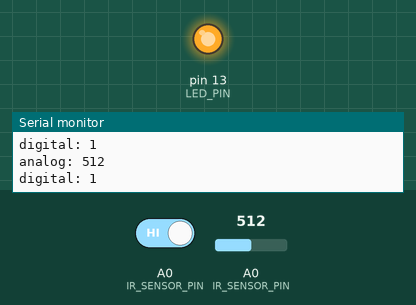
The sketch below on a simulated Arduino Uno, built with avr-gcc and run on an emulated ATmega328P. Shown: output pins drawn as LEDs (lit = HIGH), the last lines printed to the serial monitor. The inputs (shaded band) are chosen by the test bench; at power-on: A0 (IR_SENSOR_PIN) = 512, A0 (IR_SENSOR_PIN) HIGH.

Above: at 1.8 s.
1.9 s: A0 (IR_SENSOR_PIN) set to 589
3.4 s: A0 (IR_SENSOR_PIN) set to 610
At 4.3 s:
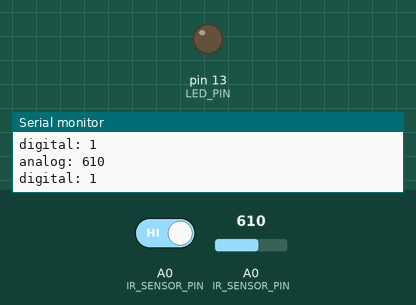
5.5 s: A0 (IR_SENSOR_PIN) set to 590
At 7.1 s:
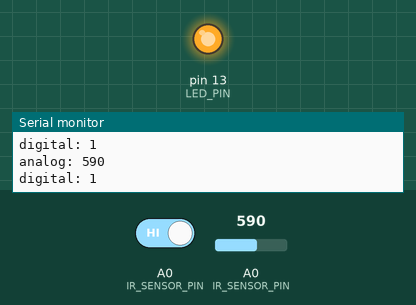
7.5 s: A0 (IR_SENSOR_PIN) set to 716
At 8.7 s:
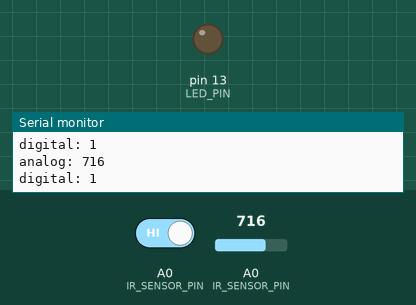
Timing chart, 0 to 10.5 s (numbered marks = the images above; inputs shaded):
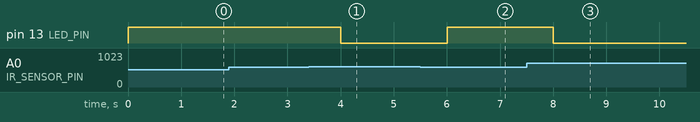

The sketch:

main.ino
```cpp
#define IR_SENSOR_PIN A0
#define LED_PIN 13

bool led_state = false;
int analogValue = 0;  // 0-1024
bool digitalValue = false;

//int threshold = 512;//a
int threshold = 600;//b

void setup() {

    // start serial connection
    Serial.begin(57600); // must match ino.ini

    pinMode(LED_PIN, OUTPUT);
    digitalWrite(LED_PIN, led_state);

    // set pullup on analog pin 0
    // Because the signal pin is wired to ground, we need to enable the pullup resistor to form a voltage divider.
    pinMode(IR_SENSOR_PIN, INPUT);
    digitalWrite(IR_SENSOR_PIN, HIGH);

}

void loop() {

    // read the value from the sensor:
    analogValue = analogRead(IR_SENSOR_PIN);
    digitalValue = digitalRead(IR_SENSOR_PIN);

    led_state = (analogValue < threshold)? true : false;
    digitalWrite(LED_PIN, led_state);

    Serial.println(String("analog: ")+String(analogValue));
    Serial.println(String("digital: ")+String(digitalValue));
    delay(1000);

}
```

Measured:
- the behaviour switches between 599 and 600 on A0 (IR_SENSOR_PIN) (found by bisection; images 0 and 1)
- after the input at 3.4 s, pin 13 (LED_PIN): HIGH → LOW after 0.60 s
- after the input at 5.5 s, pin 13 (LED_PIN): LOW → HIGH after 0.50 s
- after the input at 7.5 s, pin 13 (LED_PIN): HIGH → LOW after 0.51 s
